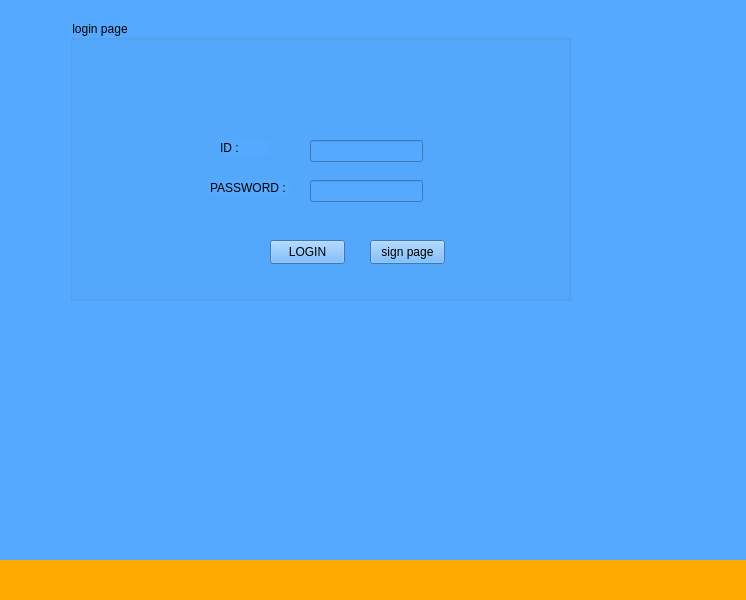
<?xml version="1.0" encoding="UTF-8"?>
<ui version="4.0">
 <class>MainWindow</class>
 <widget class="QMainWindow" name="MainWindow">
  <property name="geometry">
   <rect>
    <x>0</x>
    <y>0</y>
    <width>746</width>
    <height>600</height>
   </rect>
  </property>
  <property name="windowTitle">
   <string>MainWindow</string>
  </property>
  <property name="styleSheet">
   <string notr="true">background-color: rgb(255, 170, 0);</string>
  </property>
  <widget class="QWidget" name="centralwidget">
   <widget class="QStackedWidget" name="stackedWidget">
    <property name="geometry">
     <rect>
      <x>-40</x>
      <y>-40</y>
      <width>800</width>
      <height>600</height>
     </rect>
    </property>
    <widget class="QWidget" name="page">
     <property name="styleSheet">
      <string notr="true">background-color: rgb(85, 170, 255);</string>
     </property>
     <widget class="QGroupBox" name="groupBox">
      <property name="geometry">
       <rect>
        <x>110</x>
        <y>60</y>
        <width>501</width>
        <height>281</height>
       </rect>
      </property>
      <property name="title">
       <string>login page</string>
      </property>
      <widget class="QLabel" name="label">
       <property name="geometry">
        <rect>
         <x>150</x>
         <y>120</y>
         <width>49</width>
         <height>16</height>
        </rect>
       </property>
       <property name="text">
        <string>ID :</string>
       </property>
      </widget>
      <widget class="QLabel" name="label_2">
       <property name="geometry">
        <rect>
         <x>140</x>
         <y>160</y>
         <width>81</width>
         <height>16</height>
        </rect>
       </property>
       <property name="text">
        <string>PASSWORD :</string>
       </property>
      </widget>
      <widget class="QLineEdit" name="login_id">
       <property name="geometry">
        <rect>
         <x>240</x>
         <y>120</y>
         <width>113</width>
         <height>22</height>
        </rect>
       </property>
      </widget>
      <widget class="QLineEdit" name="login_password">
       <property name="geometry">
        <rect>
         <x>240</x>
         <y>160</y>
         <width>113</width>
         <height>22</height>
        </rect>
       </property>
      </widget>
      <widget class="QPushButton" name="login">
       <property name="geometry">
        <rect>
         <x>200</x>
         <y>220</y>
         <width>75</width>
         <height>24</height>
        </rect>
       </property>
       <property name="text">
        <string>LOGIN</string>
       </property>
      </widget>
      <widget class="QPushButton" name="log_sign">
       <property name="geometry">
        <rect>
         <x>300</x>
         <y>220</y>
         <width>75</width>
         <height>24</height>
        </rect>
       </property>
       <property name="text">
        <string>sign page</string>
       </property>
      </widget>
     </widget>
    </widget>
    <widget class="QWidget" name="page_2">
     <property name="styleSheet">
      <string notr="true">background-color: rgb(0, 85, 127);</string>
     </property>
     <widget class="QGroupBox" name="groupBox_2">
      <property name="geometry">
       <rect>
        <x>90</x>
        <y>80</y>
        <width>511</width>
        <height>321</height>
       </rect>
      </property>
      <property name="title">
       <string>SIGN UP!</string>
      </property>
      <widget class="QLabel" name="label_3">
       <property name="geometry">
        <rect>
         <x>20</x>
         <y>46</y>
         <width>101</width>
         <height>20</height>
        </rect>
       </property>
       <property name="text">
        <string>&lt;html&gt;&lt;head/&gt;&lt;body&gt;&lt;p&gt;&lt;span style=&quot; font-size:12pt;&quot;&gt;User_name :&lt;/span&gt;&lt;/p&gt;&lt;/body&gt;&lt;/html&gt;</string>
       </property>
      </widget>
      <widget class="QLabel" name="label_4">
       <property name="geometry">
        <rect>
         <x>20</x>
         <y>90</y>
         <width>49</width>
         <height>21</height>
        </rect>
       </property>
       <property name="text">
        <string>&lt;html&gt;&lt;head/&gt;&lt;body&gt;&lt;p&gt;&lt;span style=&quot; font-size:12pt;&quot;&gt;ID :&lt;/span&gt;&lt;/p&gt;&lt;/body&gt;&lt;/html&gt;</string>
       </property>
      </widget>
      <widget class="QLabel" name="label_5">
       <property name="geometry">
        <rect>
         <x>20</x>
         <y>140</y>
         <width>49</width>
         <height>31</height>
        </rect>
       </property>
       <property name="text">
        <string>&lt;html&gt;&lt;head/&gt;&lt;body&gt;&lt;p&gt;&lt;span style=&quot; font-size:12pt;&quot;&gt;Email :&lt;/span&gt;&lt;/p&gt;&lt;/body&gt;&lt;/html&gt;</string>
       </property>
      </widget>
      <widget class="QLabel" name="label_6">
       <property name="geometry">
        <rect>
         <x>20</x>
         <y>190</y>
         <width>81</width>
         <height>31</height>
        </rect>
       </property>
       <property name="text">
        <string>&lt;html&gt;&lt;head/&gt;&lt;body&gt;&lt;p&gt;&lt;span style=&quot; font-size:12pt;&quot;&gt;Password :&lt;/span&gt;&lt;/p&gt;&lt;/body&gt;&lt;/html&gt;</string>
       </property>
      </widget>
      <widget class="QPushButton" name="sign">
       <property name="geometry">
        <rect>
         <x>180</x>
         <y>260</y>
         <width>75</width>
         <height>24</height>
        </rect>
       </property>
       <property name="text">
        <string>sign</string>
       </property>
      </widget>
      <widget class="QLineEdit" name="sign_name">
       <property name="geometry">
        <rect>
         <x>130</x>
         <y>50</y>
         <width>113</width>
         <height>22</height>
        </rect>
       </property>
      </widget>
      <widget class="QLineEdit" name="sign_id">
       <property name="geometry">
        <rect>
         <x>130</x>
         <y>90</y>
         <width>113</width>
         <height>22</height>
        </rect>
       </property>
      </widget>
      <widget class="QLineEdit" name="sign_email">
       <property name="geometry">
        <rect>
         <x>130</x>
         <y>140</y>
         <width>113</width>
         <height>22</height>
        </rect>
       </property>
      </widget>
      <widget class="QLineEdit" name="sign_password">
       <property name="geometry">
        <rect>
         <x>130</x>
         <y>190</y>
         <width>113</width>
         <height>22</height>
        </rect>
       </property>
      </widget>
     </widget>
    </widget>
    <widget class="QWidget" name="page_3">
     <property name="styleSheet">
      <string notr="true">background-color: rgb(85, 255, 127);</string>
     </property>
     <widget class="QGroupBox" name="groupBox_3">
      <property name="geometry">
       <rect>
        <x>70</x>
        <y>60</y>
        <width>665</width>
        <height>551</height>
       </rect>
      </property>
      <property name="title">
       <string>profile</string>
      </property>
      <widget class="QLabel" name="label_7">
       <property name="geometry">
        <rect>
         <x>30</x>
         <y>40</y>
         <width>49</width>
         <height>21</height>
        </rect>
       </property>
       <property name="text">
        <string>&lt;html&gt;&lt;head/&gt;&lt;body&gt;&lt;p&gt;&lt;span style=&quot; font-size:12pt;&quot;&gt;Name :&lt;/span&gt;&lt;/p&gt;&lt;/body&gt;&lt;/html&gt;</string>
       </property>
      </widget>
      <widget class="QLabel" name="label_8">
       <property name="geometry">
        <rect>
         <x>30</x>
         <y>100</y>
         <width>49</width>
         <height>31</height>
        </rect>
       </property>
       <property name="text">
        <string>&lt;html&gt;&lt;head/&gt;&lt;body&gt;&lt;p&gt;&lt;span style=&quot; font-size:12pt;&quot;&gt;Email :&lt;/span&gt;&lt;/p&gt;&lt;/body&gt;&lt;/html&gt;</string>
       </property>
      </widget>
      <widget class="QLabel" name="label_9">
       <property name="geometry">
        <rect>
         <x>30</x>
         <y>70</y>
         <width>49</width>
         <height>21</height>
        </rect>
       </property>
       <property name="text">
        <string>&lt;html&gt;&lt;head/&gt;&lt;body&gt;&lt;p&gt;&lt;span style=&quot; font-size:12pt;&quot;&gt;Id :&lt;/span&gt;&lt;/p&gt;&lt;/body&gt;&lt;/html&gt;</string>
       </property>
      </widget>
      <widget class="QLabel" name="label_10">
       <property name="geometry">
        <rect>
         <x>30</x>
         <y>160</y>
         <width>49</width>
         <height>21</height>
        </rect>
       </property>
       <property name="text">
        <string>&lt;html&gt;&lt;head/&gt;&lt;body&gt;&lt;p&gt;&lt;span style=&quot; font-size:12pt;&quot;&gt;S.N&lt;/span&gt;&lt;/p&gt;&lt;/body&gt;&lt;/html&gt;</string>
       </property>
      </widget>
      <widget class="QLabel" name="label_11">
       <property name="geometry">
        <rect>
         <x>30</x>
         <y>200</y>
         <width>49</width>
         <height>16</height>
        </rect>
       </property>
       <property name="text">
        <string>1</string>
       </property>
      </widget>
      <widget class="QLabel" name="label_12">
       <property name="geometry">
        <rect>
         <x>30</x>
         <y>260</y>
         <width>49</width>
         <height>16</height>
        </rect>
       </property>
       <property name="text">
        <string>3</string>
       </property>
      </widget>
      <widget class="QLabel" name="label_13">
       <property name="geometry">
        <rect>
         <x>30</x>
         <y>290</y>
         <width>49</width>
         <height>16</height>
        </rect>
       </property>
       <property name="text">
        <string>4</string>
       </property>
      </widget>
      <widget class="QLabel" name="label_14">
       <property name="geometry">
        <rect>
         <x>30</x>
         <y>320</y>
         <width>49</width>
         <height>16</height>
        </rect>
       </property>
       <property name="text">
        <string>5</string>
       </property>
      </widget>
      <widget class="QLabel" name="label_15">
       <property name="geometry">
        <rect>
         <x>30</x>
         <y>350</y>
         <width>49</width>
         <height>16</height>
        </rect>
       </property>
       <property name="text">
        <string>6</string>
       </property>
      </widget>
      <widget class="QLabel" name="label_16">
       <property name="geometry">
        <rect>
         <x>30</x>
         <y>380</y>
         <width>49</width>
         <height>16</height>
        </rect>
       </property>
       <property name="text">
        <string>7</string>
       </property>
      </widget>
      <widget class="QLabel" name="label_17">
       <property name="geometry">
        <rect>
         <x>30</x>
         <y>230</y>
         <width>49</width>
         <height>16</height>
        </rect>
       </property>
       <property name="text">
        <string>2</string>
       </property>
      </widget>
      <widget class="QLabel" name="label_18">
       <property name="geometry">
        <rect>
         <x>30</x>
         <y>420</y>
         <width>49</width>
         <height>16</height>
        </rect>
       </property>
       <property name="text">
        <string>8</string>
       </property>
      </widget>
      <widget class="QLabel" name="label_19">
       <property name="geometry">
        <rect>
         <x>30</x>
         <y>460</y>
         <width>49</width>
         <height>16</height>
        </rect>
       </property>
       <property name="text">
        <string>9</string>
       </property>
      </widget>
      <widget class="QLabel" name="label_20">
       <property name="geometry">
        <rect>
         <x>120</x>
         <y>160</y>
         <width>111</width>
         <height>31</height>
        </rect>
       </property>
       <property name="text">
        <string>&lt;html&gt;&lt;head/&gt;&lt;body&gt;&lt;p&gt;&lt;span style=&quot; font-size:12pt;&quot;&gt;COURSE CODE&lt;/span&gt;&lt;/p&gt;&lt;/body&gt;&lt;/html&gt;</string>
       </property>
      </widget>
      <widget class="QLabel" name="label_21">
       <property name="geometry">
        <rect>
         <x>150</x>
         <y>200</y>
         <width>49</width>
         <height>16</height>
        </rect>
       </property>
       <property name="text">
        <string>CSE-1221</string>
       </property>
      </widget>
      <widget class="QLabel" name="label_22">
       <property name="geometry">
        <rect>
         <x>150</x>
         <y>230</y>
         <width>49</width>
         <height>16</height>
        </rect>
       </property>
       <property name="text">
        <string>CSE-1222</string>
       </property>
      </widget>
      <widget class="QLabel" name="label_23">
       <property name="geometry">
        <rect>
         <x>150</x>
         <y>260</y>
         <width>49</width>
         <height>16</height>
        </rect>
       </property>
       <property name="text">
        <string>CSE-1223</string>
       </property>
      </widget>
      <widget class="QLabel" name="label_24">
       <property name="geometry">
        <rect>
         <x>150</x>
         <y>290</y>
         <width>49</width>
         <height>16</height>
        </rect>
       </property>
       <property name="text">
        <string>CSE-1230</string>
       </property>
      </widget>
      <widget class="QLabel" name="label_25">
       <property name="geometry">
        <rect>
         <x>150</x>
         <y>320</y>
         <width>49</width>
         <height>16</height>
        </rect>
       </property>
       <property name="text">
        <string>EEE-1221</string>
       </property>
      </widget>
      <widget class="QLabel" name="label_26">
       <property name="geometry">
        <rect>
         <x>150</x>
         <y>350</y>
         <width>49</width>
         <height>16</height>
        </rect>
       </property>
       <property name="text">
        <string>EEE-1222</string>
       </property>
      </widget>
      <widget class="QLabel" name="label_27">
       <property name="geometry">
        <rect>
         <x>140</x>
         <y>420</y>
         <width>61</width>
         <height>20</height>
        </rect>
       </property>
       <property name="text">
        <string>MATH-1207</string>
       </property>
      </widget>
      <widget class="QLabel" name="label_28">
       <property name="geometry">
        <rect>
         <x>150</x>
         <y>380</y>
         <width>61</width>
         <height>20</height>
        </rect>
       </property>
       <property name="text">
        <string>PHY-1201</string>
       </property>
      </widget>
      <widget class="QLabel" name="label_29">
       <property name="geometry">
        <rect>
         <x>138</x>
         <y>460</y>
         <width>61</width>
         <height>20</height>
        </rect>
       </property>
       <property name="text">
        <string>URED-1201</string>
       </property>
      </widget>
      <widget class="QLabel" name="label_30">
       <property name="geometry">
        <rect>
         <x>260</x>
         <y>170</y>
         <width>61</width>
         <height>21</height>
        </rect>
       </property>
       <property name="text">
        <string>&lt;html&gt;&lt;head/&gt;&lt;body&gt;&lt;p&gt;&lt;span style=&quot; font-size:12pt;&quot;&gt;CREDIT&lt;/span&gt;&lt;/p&gt;&lt;/body&gt;&lt;/html&gt;</string>
       </property>
      </widget>
      <widget class="QLabel" name="label_31">
       <property name="geometry">
        <rect>
         <x>280</x>
         <y>200</y>
         <width>49</width>
         <height>16</height>
        </rect>
       </property>
       <property name="text">
        <string>4</string>
       </property>
      </widget>
      <widget class="QLabel" name="label_32">
       <property name="geometry">
        <rect>
         <x>280</x>
         <y>230</y>
         <width>49</width>
         <height>16</height>
        </rect>
       </property>
       <property name="text">
        <string>3</string>
       </property>
      </widget>
      <widget class="QLabel" name="label_33">
       <property name="geometry">
        <rect>
         <x>280</x>
         <y>260</y>
         <width>49</width>
         <height>16</height>
        </rect>
       </property>
       <property name="text">
        <string>4</string>
       </property>
      </widget>
      <widget class="QLabel" name="label_34">
       <property name="geometry">
        <rect>
         <x>280</x>
         <y>290</y>
         <width>49</width>
         <height>16</height>
        </rect>
       </property>
       <property name="text">
        <string>2</string>
       </property>
      </widget>
      <widget class="QLabel" name="label_35">
       <property name="geometry">
        <rect>
         <x>280</x>
         <y>320</y>
         <width>49</width>
         <height>16</height>
        </rect>
       </property>
       <property name="text">
        <string>4</string>
       </property>
      </widget>
      <widget class="QLabel" name="label_36">
       <property name="geometry">
        <rect>
         <x>280</x>
         <y>350</y>
         <width>49</width>
         <height>16</height>
        </rect>
       </property>
       <property name="text">
        <string>3</string>
       </property>
      </widget>
      <widget class="QLabel" name="label_37">
       <property name="geometry">
        <rect>
         <x>280</x>
         <y>380</y>
         <width>49</width>
         <height>16</height>
        </rect>
       </property>
       <property name="text">
        <string>4</string>
       </property>
      </widget>
      <widget class="QLabel" name="label_38">
       <property name="geometry">
        <rect>
         <x>280</x>
         <y>420</y>
         <width>49</width>
         <height>16</height>
        </rect>
       </property>
       <property name="text">
        <string>4</string>
       </property>
      </widget>
      <widget class="QLabel" name="label_39">
       <property name="geometry">
        <rect>
         <x>280</x>
         <y>460</y>
         <width>49</width>
         <height>16</height>
        </rect>
       </property>
       <property name="text">
        <string>3</string>
       </property>
      </widget>
      <widget class="QLabel" name="label_40">
       <property name="geometry">
        <rect>
         <x>400</x>
         <y>160</y>
         <width>101</width>
         <height>21</height>
        </rect>
       </property>
       <property name="text">
        <string>&lt;html&gt;&lt;head/&gt;&lt;body&gt;&lt;p&gt;&lt;span style=&quot; font-size:12pt;&quot;&gt;COURSE ADD&lt;/span&gt;&lt;/p&gt;&lt;/body&gt;&lt;/html&gt;</string>
       </property>
      </widget>
      <widget class="QPushButton" name="click1">
       <property name="geometry">
        <rect>
         <x>410</x>
         <y>200</y>
         <width>75</width>
         <height>24</height>
        </rect>
       </property>
       <property name="text">
        <string>click</string>
       </property>
      </widget>
      <widget class="QPushButton" name="click2">
       <property name="geometry">
        <rect>
         <x>410</x>
         <y>230</y>
         <width>75</width>
         <height>24</height>
        </rect>
       </property>
       <property name="text">
        <string>click</string>
       </property>
      </widget>
      <widget class="QPushButton" name="click3">
       <property name="geometry">
        <rect>
         <x>410</x>
         <y>260</y>
         <width>75</width>
         <height>24</height>
        </rect>
       </property>
       <property name="text">
        <string>click</string>
       </property>
      </widget>
      <widget class="QPushButton" name="click4">
       <property name="geometry">
        <rect>
         <x>410</x>
         <y>290</y>
         <width>75</width>
         <height>24</height>
        </rect>
       </property>
       <property name="text">
        <string>click</string>
       </property>
      </widget>
      <widget class="QPushButton" name="click5">
       <property name="geometry">
        <rect>
         <x>410</x>
         <y>320</y>
         <width>75</width>
         <height>24</height>
        </rect>
       </property>
       <property name="text">
        <string>click</string>
       </property>
      </widget>
      <widget class="QPushButton" name="click6">
       <property name="geometry">
        <rect>
         <x>410</x>
         <y>350</y>
         <width>75</width>
         <height>24</height>
        </rect>
       </property>
       <property name="text">
        <string>click</string>
       </property>
      </widget>
      <widget class="QPushButton" name="click7">
       <property name="geometry">
        <rect>
         <x>410</x>
         <y>380</y>
         <width>75</width>
         <height>24</height>
        </rect>
       </property>
       <property name="text">
        <string>click</string>
       </property>
      </widget>
      <widget class="QPushButton" name="click8">
       <property name="geometry">
        <rect>
         <x>410</x>
         <y>410</y>
         <width>75</width>
         <height>24</height>
        </rect>
       </property>
       <property name="text">
        <string>click</string>
       </property>
      </widget>
      <widget class="QPushButton" name="clicik9">
       <property name="geometry">
        <rect>
         <x>410</x>
         <y>450</y>
         <width>75</width>
         <height>24</height>
        </rect>
       </property>
       <property name="text">
        <string>click</string>
       </property>
      </widget>
      <widget class="QLabel" name="label_41">
       <property name="geometry">
        <rect>
         <x>30</x>
         <y>510</y>
         <width>281</width>
         <height>31</height>
        </rect>
       </property>
       <property name="text">
        <string>&lt;html&gt;&lt;head/&gt;&lt;body&gt;&lt;p&gt;&lt;span style=&quot; font-size:11pt;&quot;&gt;You can not exceed above 24 credit&lt;/span&gt;&lt;/p&gt;&lt;/body&gt;&lt;/html&gt;</string>
       </property>
      </widget>
      <widget class="QPushButton" name="pushButton_10">
       <property name="geometry">
        <rect>
         <x>560</x>
         <y>10</y>
         <width>75</width>
         <height>24</height>
        </rect>
       </property>
       <property name="text">
        <string>Logout</string>
       </property>
      </widget>
      <widget class="QLabel" name="label_42">
       <property name="geometry">
        <rect>
         <x>290</x>
         <y>510</y>
         <width>49</width>
         <height>31</height>
        </rect>
       </property>
       <property name="text">
        <string>&lt;html&gt;&lt;head/&gt;&lt;body&gt;&lt;p&gt;&lt;span style=&quot; font-size:12pt;&quot;&gt;credit :&lt;/span&gt;&lt;/p&gt;&lt;/body&gt;&lt;/html&gt;</string>
       </property>
      </widget>
      <widget class="QLabel" name="pro_name">
       <property name="geometry">
        <rect>
         <x>100</x>
         <y>40</y>
         <width>49</width>
         <height>16</height>
        </rect>
       </property>
       <property name="text">
        <string>user_name</string>
       </property>
      </widget>
      <widget class="QLabel" name="pro_id">
       <property name="geometry">
        <rect>
         <x>100</x>
         <y>70</y>
         <width>49</width>
         <height>16</height>
        </rect>
       </property>
       <property name="text">
        <string>user_id</string>
       </property>
      </widget>
      <widget class="QLabel" name="pro_email">
       <property name="geometry">
        <rect>
         <x>100</x>
         <y>110</y>
         <width>49</width>
         <height>16</height>
        </rect>
       </property>
       <property name="text">
        <string>user_email</string>
       </property>
      </widget>
      <widget class="QLabel" name="label_result">
       <property name="geometry">
        <rect>
         <x>340</x>
         <y>510</y>
         <width>49</width>
         <height>31</height>
        </rect>
       </property>
       <property name="text">
        <string>0.00</string>
       </property>
      </widget>
      <widget class="QLineEdit" name="lineEdit">
       <property name="geometry">
        <rect>
         <x>32</x>
         <y>490</y>
         <width>31</width>
         <height>22</height>
        </rect>
       </property>
       <property name="text">
        <string>10</string>
       </property>
      </widget>
      <widget class="QLineEdit" name="lineEdit_2">
       <property name="geometry">
        <rect>
         <x>130</x>
         <y>490</y>
         <width>113</width>
         <height>22</height>
        </rect>
       </property>
       <property name="text">
        <string>MDP 1222</string>
       </property>
      </widget>
      <widget class="QLineEdit" name="lineEdit_3">
       <property name="geometry">
        <rect>
         <x>282</x>
         <y>490</y>
         <width>21</width>
         <height>22</height>
        </rect>
       </property>
       <property name="text">
        <string>0</string>
       </property>
      </widget>
      <widget class="QPushButton" name="pushButton">
       <property name="geometry">
        <rect>
         <x>410</x>
         <y>480</y>
         <width>81</width>
         <height>21</height>
        </rect>
       </property>
       <property name="text">
        <string>click</string>
       </property>
      </widget>
     </widget>
    </widget>
   </widget>
  </widget>
  <widget class="QMenuBar" name="menubar">
   <property name="geometry">
    <rect>
     <x>0</x>
     <y>0</y>
     <width>746</width>
     <height>22</height>
    </rect>
   </property>
  </widget>
  <widget class="QStatusBar" name="statusbar"/>
 </widget>
 <resources/>
 <connections/>
</ui>
